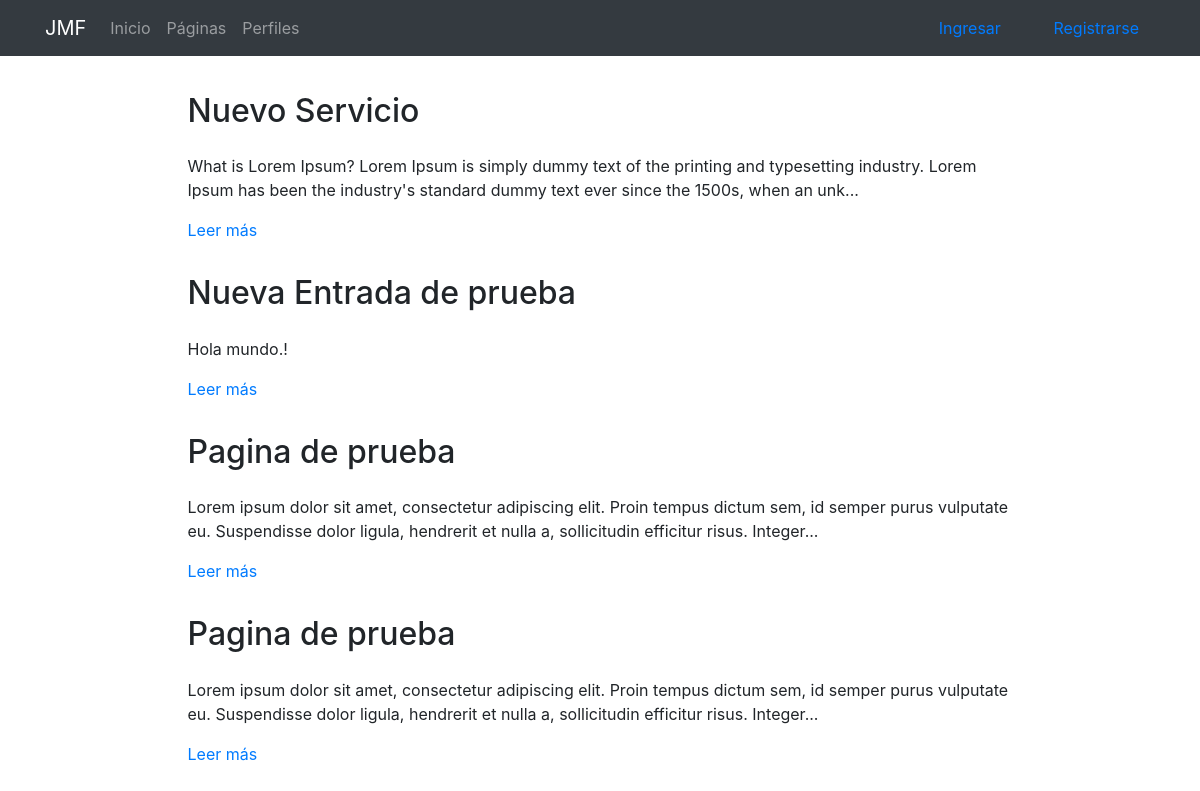
The page /pages/ on the database as committed earlier.
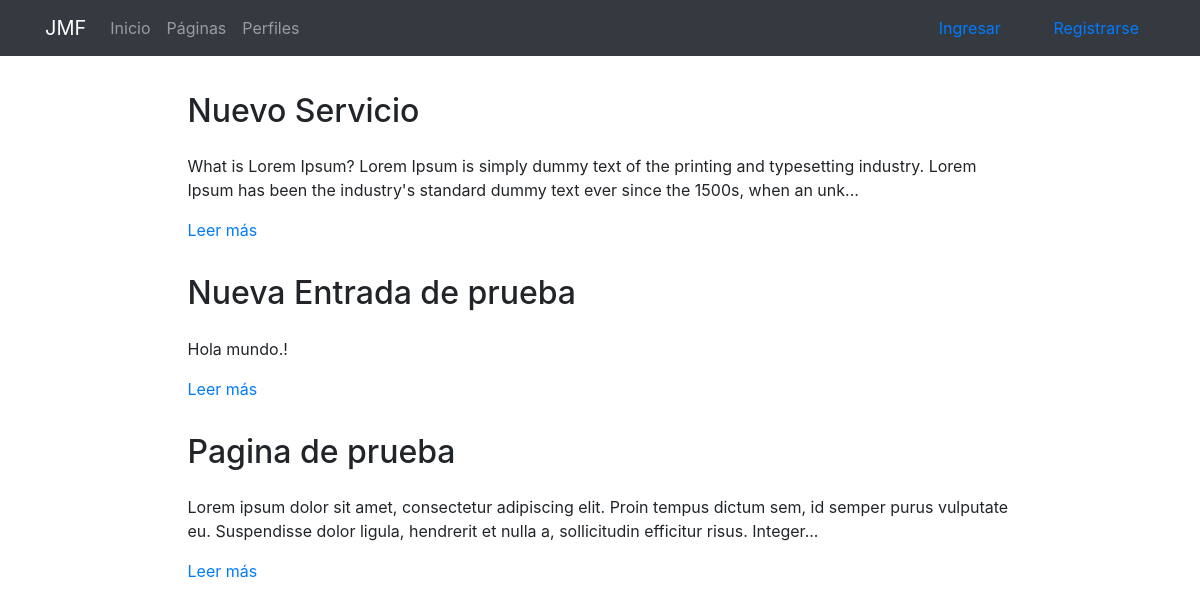
The same page on the database as committed later.
### pages/models.py (models this page shows, shortened)
class Page(models.Model):
    title = models.CharField(verbose_name="Título", max_length=200)
    content = RichTextField(verbose_name="Contenido")
    order = models.SmallIntegerField(verbose_name="Orden", default=0)
    created = models.DateTimeField(auto_now_add=True, verbose_name="Fecha de creación")
    updated = models.DateTimeField(auto_now=True, verbose_name="Fecha de edición")
    class Meta:
        verbose_name = "página"
        verbose_name_plural = "páginas"
        ordering = ['order', 'title']

### pages/views.py (the view)
# urls.py: path('', PageListView.as_view(), name='pages'),
class PageListView(ListView):
    model=Page

### pages/templates/pages/page_list.html (shortened to what this page needs)
{% extends 'core/base.html' %}
{% load static %}
{% block content %}
  {% include 'pages/includes/pages_menu.html' %}
<main role="main">
  <div class="container mb-4">
    {% for page in page_list|dictsort:'id' reversed %}
      <div class="row mt-3">
        <div class="col-md-9 mx-auto">
          <h2 class="mb-4">{{page.title}}</h2>
          <div>
            <p>{{page.content|striptags|safe|truncatechars:"200"}}</p>
            <p><a href="{% url 'pages:page' page.id page.title|slugify %}">Leer más</a>
            </p>
          </div>
        </div>
      </div>
    {% endfor %}
  </div>
</main>
{% endblock %}

### core/templates/core/base.html (shortened to what this page needs)
<!DOCTYPE html>
<html lang="es">
  <head>
    {% load static %}
    <link href="{% static 'core/vendor/bootstrap/css/bootstrap.min.css' %}" rel="stylesheet" type="text/css">
    <link href="{% static 'core/vendor/fontawesome-free/css/all.css' %}" rel="stylesheet" type="text/css">
    <link href="{% static 'core/vendor/font-awesome/css/font-awesome.min.css' %}" rel="stylesheet" type="text/css">
    <link href="{% static 'core/css/main.css' %}" rel="stylesheet" type="text/css">
    <link href="{% static 'registration/css/registration.css' %}" rel="stylesheet" type="text/css">
  </head>
  <body>
    <body>
      <nav class="navbar navbar-expand-lg navbar-dark bg-dark">
        <div class="container">
          <a class="navbar-brand" href="{% url 'core:home' %}">JMF</a>
          <div class="collapse navbar-collapse" id="ned">
            <ul class="navbar-nav mr-auto">
              <li class="nav-item">
                <a class="nav-link" href="{% url 'core:home' %}">Inicio</a>
              </li>
              <li class="nav-item">
                <a class="nav-link" href="{% url 'pages:pages' %}">Páginas</a>
              </li>
              <li class="nav-item">
                <a class="nav-link" href="{% url 'profiles:profiles_list' %}">Perfiles</a>
              </li>
            </ul>
            <ul class="nav navbar-top-links navbar-right">
              <li class="nav-item dropdown no-arrow">
              {% if request.user.is_authenticated %}
                <a class="nav-link dropdown-toggle" href="{% url 'login' %}" id="userDropdown" role="button" data-toggle="dropdown" aria-haspopup="true" aria-expanded="false">
                <i class="fas fa-user-circle fa-fw"></i>{{user.username}}</a>
            <ul class="dropdown-menu dropdown-user">
              <li>
                <a class="nav-link" href="{% url 'logout' %}"><i class="fa fa-sign-out fa-fw"></i>Logout</a>
              </li>
              <li>
                <a class="nav-link" href="{% url 'profile' %}"><i class="fa fa-sign-out fa-fw"></i>Perfil</a>
              </li>
              </ul>
              </li>
            </ul>
              {% else %}
              <li class="nav-item">
                <a href="{% url 'login' %}" class="nav-link"><i class="fas fa-user-circle fa-fw"></i>Ingresar</a>
              </li>
              <li class="nav-item">
                <a href="{% url 'registro' %}" class="nav-link"><i class="fas fa-user-circle fa-fw"></i>Registrarse</a>
              </li>
              {% endif %}
          </div>
        </div>
      </nav>
      {% block content %}{% endblock %}
  </body>
</html>

### pages/templates/pages/includes/pages_menu.html (shortened to what this page needs)
{% load static %}
<link href="{% static 'pages/css/custom_ckeditor.css' %}" rel="stylesheet">

### core/static/core/css/main.css (style rules this page uses)
main { padding-top: 20px; }
:root { --jumbotron-padding-y: 3rem; }

Rows that differ between the two databases and show on the page:
removed Page: title "Pagina de prueba", content "Lorem ipsum dolor sit amet, consectetur adipiscing elit. Proin tempus dictum sem, id semper purus vulputate eu. Suspendisse dolor ligula, hendrerit et nulla a, sollicitudin efficitur risus. Integer..."
